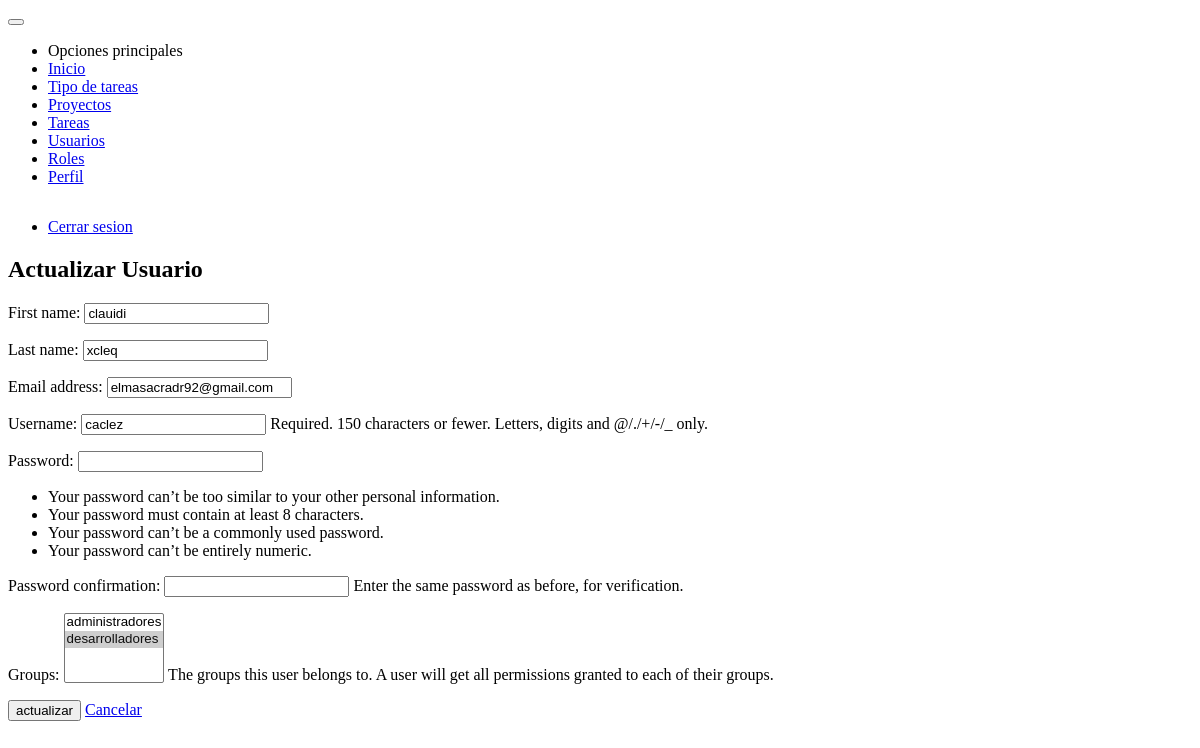
Page /acceder/usuarios/actualizar/2/ (signed in) on the earlier database version.
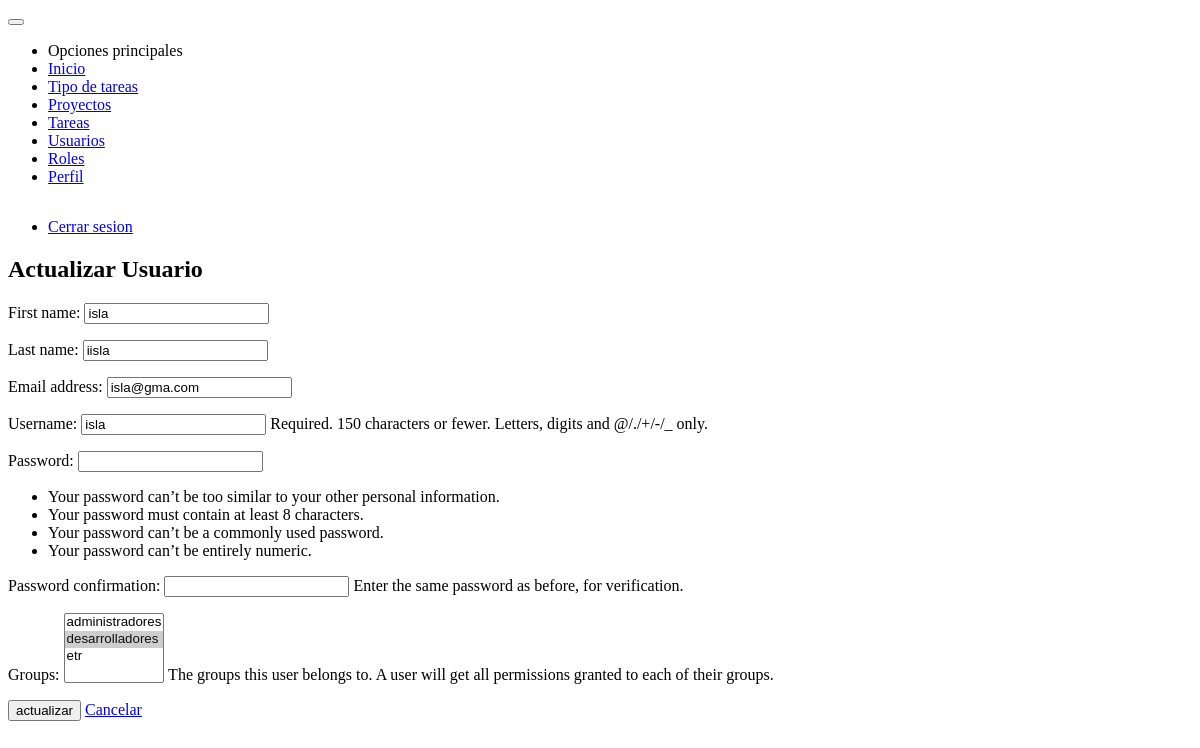
Same page on the later database version.
### users/models.py (models this page shows)
class User(AbstractUser):
    def get_full_name(self):
        return f'{self.first_name} {self.last_name}'

### users/views.py (the view, shortened to what this page needs)
# urls.py: path('usuarios/actualizar/<pk>/', views.UserUpdateView.as_view(), name='update'),
class UserUpdateView(LoginRequiredMixin, PermissionRequiredMixin, SuccessMessageMixin, UpdateView):
    permission_required = 'users.change_user'
    login_url = 'users:login'
    template_name = 'users/update_user.html'
    form_class = UserForm
    model = User
    success_message = 'El usuario fue modificado exitosamente'

### templates/users/update_user.html
{% extends 'base.html' %}
{% block content %}
    <div class="card">
        <div class="card-content m-2">
            <h2 class="text-center">Actualizar Usuario</h2>
            {% include 'users/snippets/form.html' with message='actualizar' %}
        </div>
    </div>
{% endblock %}

### templates/users/snippets/form.html (shortened to what this page needs)
<form method="POST" enctype="multipart/form-data">
    {{form.as_p}}
    <button class="button success" type="submit">{{ message }}</button>
    <a href="{% url 'users:user' %}" class="button alert">Cancelar</a>
</form>

Differences in the rows shown:
changed User: first_name "clauidi" → "isla"; last_name "xcleq" → "iisla"; email "elmasacradr92@gmail.com" → "isla@gma.com"; username "caclez" → "isla"
Other differences:
form field groups: "administradores / desarrolladores ☑" → "administradores / desarrolladores ☑ / etr"
